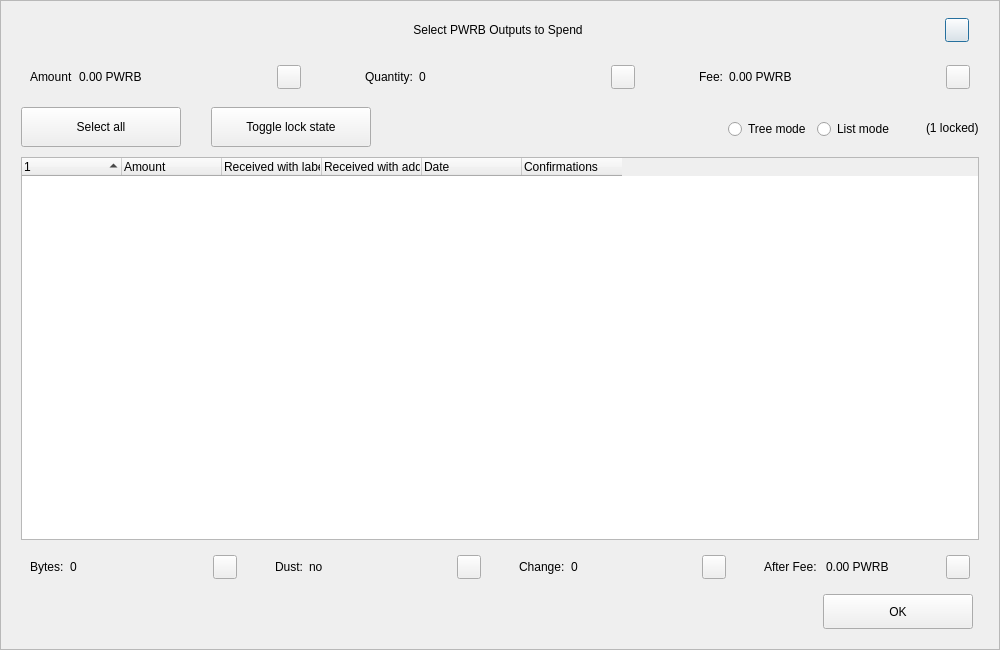
<?xml version="1.0" encoding="UTF-8"?>
<ui version="4.0">
 <class>CoinControlDialog</class>
 <widget class="QDialog" name="CoinControlDialog">
  <property name="geometry">
   <rect>
    <x>0</x>
    <y>0</y>
    <width>1000</width>
    <height>650</height>
   </rect>
  </property>
  <property name="minimumSize">
   <size>
    <width>950</width>
    <height>650</height>
   </size>
  </property>
  <property name="windowTitle">
   <string>Coin Selection</string>
  </property>
  <property name="styleSheet">
   <string notr="true"/>
  </property>
  <layout class="QVBoxLayout" name="verticalLayout">
   <property name="spacing">
    <number>0</number>
   </property>
   <property name="leftMargin">
    <number>0</number>
   </property>
   <property name="topMargin">
    <number>0</number>
   </property>
   <property name="rightMargin">
    <number>0</number>
   </property>
   <property name="bottomMargin">
    <number>0</number>
   </property>
   <item>
    <widget class="QFrame" name="frameContainer">
     <property name="toolTipDuration">
      <number>0</number>
     </property>
     <property name="frameShape">
      <enum>QFrame::StyledPanel</enum>
     </property>
     <property name="frameShadow">
      <enum>QFrame::Raised</enum>
     </property>
     <layout class="QVBoxLayout" name="verticalLayout_2">
      <property name="leftMargin">
       <number>0</number>
      </property>
      <property name="rightMargin">
       <number>0</number>
      </property>
      <property name="bottomMargin">
       <number>20</number>
      </property>
      <item>
       <layout class="QHBoxLayout" name="horizontalLayout_12">
        <property name="spacing">
         <number>0</number>
        </property>
        <property name="leftMargin">
         <number>20</number>
        </property>
        <property name="rightMargin">
         <number>30</number>
        </property>
        <item>
         <spacer name="horizontalSpacer_4">
          <property name="orientation">
           <enum>Qt::Horizontal</enum>
          </property>
          <property name="sizeHint" stdset="0">
           <size>
            <width>40</width>
            <height>20</height>
           </size>
          </property>
         </spacer>
        </item>
        <item>
         <widget class="QLabel" name="labelTitle">
          <property name="minimumSize">
           <size>
            <width>0</width>
            <height>40</height>
           </size>
          </property>
          <property name="maximumSize">
           <size>
            <width>16777215</width>
            <height>40</height>
           </size>
          </property>
          <property name="styleSheet">
           <string notr="true">padding-left:30px;</string>
          </property>
          <property name="text">
           <string>Select PWRB Outputs to Spend</string>
          </property>
          <property name="alignment">
           <set>Qt::AlignCenter</set>
          </property>
          <property name="margin">
           <number>7</number>
          </property>
         </widget>
        </item>
        <item>
         <spacer name="horizontalSpacer_5">
          <property name="orientation">
           <enum>Qt::Horizontal</enum>
          </property>
          <property name="sizeHint" stdset="0">
           <size>
            <width>40</width>
            <height>20</height>
           </size>
          </property>
         </spacer>
        </item>
        <item>
         <widget class="QPushButton" name="btnEsc">
          <property name="minimumSize">
           <size>
            <width>24</width>
            <height>24</height>
           </size>
          </property>
          <property name="maximumSize">
           <size>
            <width>24</width>
            <height>24</height>
           </size>
          </property>
          <property name="text">
           <string/>
          </property>
         </widget>
        </item>
       </layout>
      </item>
      <item>
       <layout class="QHBoxLayout" name="horizontalLayout_8">
        <property name="leftMargin">
         <number>20</number>
        </property>
        <property name="rightMargin">
         <number>20</number>
        </property>
        <item>
         <widget class="QWidget" name="layoutAmount" native="true">
          <layout class="QHBoxLayout" name="horizontalLayout_9" stretch="0,1,0">
           <item>
            <widget class="QLabel" name="labelCoinControlAmountText">
             <property name="text">
              <string>Amount</string>
             </property>
            </widget>
           </item>
           <item>
            <widget class="QLabel" name="labelCoinControlAmount">
             <property name="text">
              <string>0.00 PWRB</string>
             </property>
            </widget>
           </item>
           <item alignment="Qt::AlignHCenter|Qt::AlignVCenter">
            <widget class="QPushButton" name="pushButtonAmount">
             <property name="minimumSize">
              <size>
               <width>0</width>
               <height>24</height>
              </size>
             </property>
             <property name="maximumSize">
              <size>
               <width>24</width>
               <height>26</height>
              </size>
             </property>
             <property name="focusPolicy">
              <enum>Qt::NoFocus</enum>
             </property>
             <property name="styleSheet">
              <string notr="true">padding-bottom:2px;
padding-right:4px;</string>
             </property>
             <property name="text">
              <string/>
             </property>
            </widget>
           </item>
          </layout>
         </widget>
        </item>
        <item>
         <spacer name="horizontalSpacer_2">
          <property name="orientation">
           <enum>Qt::Horizontal</enum>
          </property>
          <property name="sizeType">
           <enum>QSizePolicy::Fixed</enum>
          </property>
          <property name="sizeHint" stdset="0">
           <size>
            <width>40</width>
            <height>20</height>
           </size>
          </property>
         </spacer>
        </item>
        <item>
         <widget class="QWidget" name="layoutQuantity" native="true">
          <layout class="QHBoxLayout" name="horizontalLayout_10" stretch="0,1,0">
           <item>
            <widget class="QLabel" name="labelCoinControlQuantityText">
             <property name="text">
              <string>Quantity:</string>
             </property>
            </widget>
           </item>
           <item>
            <widget class="QLabel" name="labelCoinControlQuantity">
             <property name="text">
              <string>0</string>
             </property>
            </widget>
           </item>
           <item alignment="Qt::AlignHCenter|Qt::AlignVCenter">
            <widget class="QPushButton" name="pushButtonQuantity">
             <property name="minimumSize">
              <size>
               <width>0</width>
               <height>24</height>
              </size>
             </property>
             <property name="maximumSize">
              <size>
               <width>24</width>
               <height>26</height>
              </size>
             </property>
             <property name="focusPolicy">
              <enum>Qt::NoFocus</enum>
             </property>
             <property name="styleSheet">
              <string notr="true">padding-bottom:2px;
               padding-right:4px;</string>
             </property>
             <property name="text">
              <string/>
             </property>
            </widget>
           </item>
          </layout>
         </widget>
        </item>
        <item>
         <spacer name="horizontalSpacer_22">
          <property name="orientation">
           <enum>Qt::Horizontal</enum>
          </property>
          <property name="sizeType">
           <enum>QSizePolicy::Fixed</enum>
          </property>
          <property name="sizeHint" stdset="0">
           <size>
            <width>40</width>
            <height>20</height>
           </size>
          </property>
         </spacer>
        </item>
        <item>
         <widget class="QWidget" name="layoutFee" native="true">
          <layout class="QHBoxLayout" name="horizontalLayout_11" stretch="0,1,0">
           <item>
            <widget class="QLabel" name="labelCoinControlFeeText">
             <property name="text">
              <string>Fee:</string>
             </property>
            </widget>
           </item>
           <item>
            <widget class="QLabel" name="labelCoinControlFee">
             <property name="text">
              <string>0.00 PWRB</string>
             </property>
            </widget>
           </item>
           <item alignment="Qt::AlignHCenter|Qt::AlignVCenter">
            <widget class="QPushButton" name="pushButtonFee">
             <property name="minimumSize">
              <size>
               <width>0</width>
               <height>24</height>
              </size>
             </property>
             <property name="maximumSize">
              <size>
               <width>24</width>
               <height>26</height>
              </size>
             </property>
             <property name="focusPolicy">
              <enum>Qt::NoFocus</enum>
             </property>
             <property name="styleSheet">
              <string notr="true">padding-bottom:2px;
               padding-right:4px;</string>
             </property>
             <property name="text">
              <string/>
             </property>
            </widget>
           </item>
          </layout>
         </widget>
        </item>
       </layout>
      </item>
      <item>
       <widget class="QFrame" name="frame">
        <property name="minimumSize">
         <size>
          <width>0</width>
          <height>40</height>
         </size>
        </property>
        <property name="styleSheet">
         <string notr="true">#frame {
	border:0;
}</string>
        </property>
        <property name="frameShape">
         <enum>QFrame::StyledPanel</enum>
        </property>
        <property name="frameShadow">
         <enum>QFrame::Sunken</enum>
        </property>
        <layout class="QHBoxLayout" name="horizontalLayout">
         <property name="spacing">
          <number>0</number>
         </property>
         <property name="leftMargin">
          <number>20</number>
         </property>
         <property name="topMargin">
          <number>0</number>
         </property>
         <property name="rightMargin">
          <number>20</number>
         </property>
         <property name="bottomMargin">
          <number>0</number>
         </property>
         <item>
          <layout class="QHBoxLayout" name="horizontalLayoutPanel" stretch="0,0,0,0,0,0">
           <property name="spacing">
            <number>20</number>
           </property>
           <item>
            <widget class="QPushButton" name="pushButtonSelectAll">
             <property name="sizePolicy">
              <sizepolicy hsizetype="Maximum" vsizetype="Fixed">
               <horstretch>0</horstretch>
               <verstretch>0</verstretch>
              </sizepolicy>
             </property>
             <property name="minimumSize">
              <size>
               <width>160</width>
               <height>40</height>
              </size>
             </property>
             <property name="maximumSize">
              <size>
               <width>16777215</width>
               <height>40</height>
              </size>
             </property>
             <property name="text">
              <string>Select all</string>
             </property>
             <property name="checkable">
              <bool>true</bool>
             </property>
             <property name="checked">
              <bool>false</bool>
             </property>
             <property name="autoExclusive">
              <bool>false</bool>
             </property>
             <property name="autoDefault">
              <bool>false</bool>
             </property>
            </widget>
           </item>
           <item>
            <spacer name="horizontalSpacer_6">
             <property name="orientation">
              <enum>Qt::Horizontal</enum>
             </property>
             <property name="sizeType">
              <enum>QSizePolicy::Fixed</enum>
             </property>
             <property name="sizeHint" stdset="0">
              <size>
               <width>10</width>
               <height>20</height>
              </size>
             </property>
            </spacer>
           </item>
           <item>
            <widget class="QPushButton" name="pushButtonToggleLock">
             <property name="sizePolicy">
              <sizepolicy hsizetype="Maximum" vsizetype="Fixed">
               <horstretch>0</horstretch>
               <verstretch>0</verstretch>
              </sizepolicy>
             </property>
             <property name="minimumSize">
              <size>
               <width>160</width>
               <height>40</height>
              </size>
             </property>
             <property name="maximumSize">
              <size>
               <width>16777215</width>
               <height>40</height>
              </size>
             </property>
             <property name="text">
              <string>Toggle lock state</string>
             </property>
             <property name="checkable">
              <bool>true</bool>
             </property>
             <property name="autoExclusive">
              <bool>false</bool>
             </property>
             <property name="autoDefault">
              <bool>false</bool>
             </property>
            </widget>
           </item>
           <item>
            <spacer name="horizontalSpacer_7">
             <property name="orientation">
              <enum>Qt::Horizontal</enum>
             </property>
             <property name="sizeType">
              <enum>QSizePolicy::Expanding</enum>
             </property>
             <property name="sizeHint" stdset="0">
              <size>
               <width>30</width>
               <height>20</height>
              </size>
             </property>
            </spacer>
           </item>
           <item alignment="Qt::AlignRight">
            <widget class="QGroupBox" name="groupBox_2">
             <property name="styleSheet">
              <string notr="true">#groupBox_2 {
    background-color:transparent;
    border-radius:0;
}</string>
             </property>
             <property name="title">
              <string/>
             </property>
             <layout class="QHBoxLayout" name="horizontalLayout_14">
              <item>
               <widget class="QRadioButton" name="radioTreeMode">
                <property name="sizePolicy">
                 <sizepolicy hsizetype="Maximum" vsizetype="Fixed">
                  <horstretch>0</horstretch>
                  <verstretch>0</verstretch>
                 </sizepolicy>
                </property>
                <property name="text">
                 <string>Tree mode</string>
                </property>
               </widget>
              </item>
              <item>
               <widget class="QRadioButton" name="radioListMode">
                <property name="sizePolicy">
                 <sizepolicy hsizetype="Maximum" vsizetype="Fixed">
                  <horstretch>0</horstretch>
                  <verstretch>0</verstretch>
                 </sizepolicy>
                </property>
                <property name="text">
                 <string>List mode</string>
                </property>
                <property name="checked">
                 <bool>false</bool>
                </property>
               </widget>
              </item>
             </layout>
            </widget>
           </item>
           <item>
            <widget class="QLabel" name="labelLocked">
             <property name="text">
              <string>(1 locked)</string>
             </property>
            </widget>
           </item>
          </layout>
         </item>
        </layout>
       </widget>
      </item>
      <item>
       <layout class="QHBoxLayout" name="horizontalLayout_13">
        <property name="leftMargin">
         <number>20</number>
        </property>
        <property name="rightMargin">
         <number>20</number>
        </property>
        <item>
         <widget class="CoinControlTreeWidget" name="treeWidget">
          <property name="contextMenuPolicy">
           <enum>Qt::CustomContextMenu</enum>
          </property>
          <property name="styleSheet">
           <string notr="true"/>
          </property>
          <property name="sortingEnabled">
           <bool>false</bool>
          </property>
          <property name="columnCount">
           <number>6</number>
          </property>
          <attribute name="headerShowSortIndicator" stdset="0">
           <bool>true</bool>
          </attribute>
          <attribute name="headerStretchLastSection">
           <bool>false</bool>
          </attribute>
          <column>
           <property name="text">
            <string/>
           </property>
          </column>
          <column>
           <property name="text">
            <string>Amount</string>
           </property>
          </column>
          <column>
           <property name="text">
            <string>Received with label</string>
           </property>
          </column>
          <column>
           <property name="text">
            <string>Received with address</string>
           </property>
          </column>
          <column>
           <property name="text">
            <string>Date</string>
           </property>
          </column>
          <column>
           <property name="text">
            <string>Confirmations</string>
           </property>
           <property name="toolTip">
            <string>Confirmed</string>
           </property>
          </column>
         </widget>
        </item>
       </layout>
      </item>
      <item>
       <layout class="QHBoxLayout" name="horizontalLayout_3">
        <property name="spacing">
         <number>20</number>
        </property>
        <property name="leftMargin">
         <number>20</number>
        </property>
        <property name="rightMargin">
         <number>20</number>
        </property>
        <item>
         <widget class="QWidget" name="layoutBytes" native="true">
          <layout class="QHBoxLayout" name="horizontalLayout_4" stretch="0,1,0">
           <item>
            <widget class="QLabel" name="labelCoinControlBytesText">
             <property name="text">
              <string>Bytes:</string>
             </property>
            </widget>
           </item>
           <item>
            <widget class="QLabel" name="labelCoinControlBytes">
             <property name="text">
              <string>0</string>
             </property>
            </widget>
           </item>
           <item alignment="Qt::AlignHCenter|Qt::AlignVCenter">
            <widget class="QPushButton" name="pushButtonBytes">
             <property name="minimumSize">
              <size>
               <width>0</width>
               <height>24</height>
              </size>
             </property>
             <property name="maximumSize">
              <size>
               <width>24</width>
               <height>26</height>
              </size>
             </property>
             <property name="focusPolicy">
              <enum>Qt::NoFocus</enum>
             </property>
             <property name="styleSheet">
              <string notr="true">padding-bottom:2px;
               padding-right:4px;</string>
             </property>
             <property name="text">
              <string/>
             </property>
            </widget>
           </item>
          </layout>
         </widget>
        </item>
        <item>
         <widget class="QWidget" name="layoutDust" native="true">
          <layout class="QHBoxLayout" name="horizontalLayout_5" stretch="0,1,0">
           <item>
            <widget class="QLabel" name="labelCoinControlLowOutputText">
             <property name="text">
              <string>Dust:</string>
             </property>
            </widget>
           </item>
           <item>
            <widget class="QLabel" name="labelCoinControlLowOutput">
             <property name="text">
              <string>no</string>
             </property>
            </widget>
           </item>
           <item alignment="Qt::AlignHCenter|Qt::AlignVCenter">
            <widget class="QPushButton" name="pushButtonDust">
             <property name="minimumSize">
              <size>
               <width>0</width>
               <height>24</height>
              </size>
             </property>
             <property name="maximumSize">
              <size>
               <width>24</width>
               <height>26</height>
              </size>
             </property>
             <property name="focusPolicy">
              <enum>Qt::NoFocus</enum>
             </property>
             <property name="styleSheet">
              <string notr="true">padding-bottom:2px;
               padding-right:4px;</string>
             </property>
             <property name="text">
              <string/>
             </property>
            </widget>
           </item>
          </layout>
         </widget>
        </item>
        <item>
         <widget class="QWidget" name="layoutChange" native="true">
          <layout class="QHBoxLayout" name="horizontalLayout_6" stretch="0,1,0">
           <item>
            <widget class="QLabel" name="labelCoinControlChangeText">
             <property name="text">
              <string>Change:</string>
             </property>
            </widget>
           </item>
           <item>
            <widget class="QLabel" name="labelCoinControlChange">
             <property name="text">
              <string>0</string>
             </property>
            </widget>
           </item>
           <item alignment="Qt::AlignHCenter|Qt::AlignVCenter">
            <widget class="QPushButton" name="pushButtonChange">
             <property name="minimumSize">
              <size>
               <width>0</width>
               <height>24</height>
              </size>
             </property>
             <property name="maximumSize">
              <size>
               <width>24</width>
               <height>26</height>
              </size>
             </property>
             <property name="focusPolicy">
              <enum>Qt::NoFocus</enum>
             </property>
             <property name="styleSheet">
              <string notr="true">padding-bottom:2px;
               padding-right:4px;</string>
             </property>
             <property name="text">
              <string/>
             </property>
            </widget>
           </item>
          </layout>
         </widget>
        </item>
        <item>
         <widget class="QWidget" name="layoutAfter" native="true">
          <layout class="QHBoxLayout" name="horizontalLayout_7" stretch="0,1,0">
           <item>
            <widget class="QLabel" name="labelCoinControlAfterFeeText">
             <property name="text">
              <string>After Fee: </string>
             </property>
            </widget>
           </item>
           <item>
            <widget class="QLabel" name="labelCoinControlAfterFee">
             <property name="text">
              <string>0.00 PWRB</string>
             </property>
            </widget>
           </item>
           <item alignment="Qt::AlignHCenter|Qt::AlignVCenter">
            <widget class="QPushButton" name="pushButtonAlterFee">
             <property name="minimumSize">
              <size>
               <width>0</width>
               <height>24</height>
              </size>
             </property>
             <property name="maximumSize">
              <size>
               <width>24</width>
               <height>26</height>
              </size>
             </property>
             <property name="focusPolicy">
              <enum>Qt::NoFocus</enum>
             </property>
             <property name="styleSheet">
              <string notr="true">padding-bottom:2px;
               padding-right:4px;</string>
             </property>
             <property name="text">
              <string/>
             </property>
            </widget>
           </item>
          </layout>
         </widget>
        </item>
       </layout>
      </item>
      <item>
       <layout class="QHBoxLayout" name="horizontalLayout_2">
        <property name="spacing">
         <number>0</number>
        </property>
        <property name="leftMargin">
         <number>20</number>
        </property>
        <property name="rightMargin">
         <number>26</number>
        </property>
        <item>
         <spacer name="horizontalSpacer_3">
          <property name="orientation">
           <enum>Qt::Horizontal</enum>
          </property>
          <property name="sizeHint" stdset="0">
           <size>
            <width>558</width>
            <height>20</height>
           </size>
          </property>
         </spacer>
        </item>
        <item>
         <widget class="QPushButton" name="pushButtonOk">
          <property name="minimumSize">
           <size>
            <width>150</width>
            <height>35</height>
           </size>
          </property>
          <property name="text">
           <string>OK</string>
          </property>
         </widget>
        </item>
       </layout>
      </item>
     </layout>
    </widget>
   </item>
  </layout>
 </widget>
 <customwidgets>
  <customwidget>
   <class>CoinControlTreeWidget</class>
   <extends>QTreeWidget</extends>
   <header>coincontroltreewidget.h</header>
  </customwidget>
 </customwidgets>
 <resources/>
 <connections/>
</ui>
